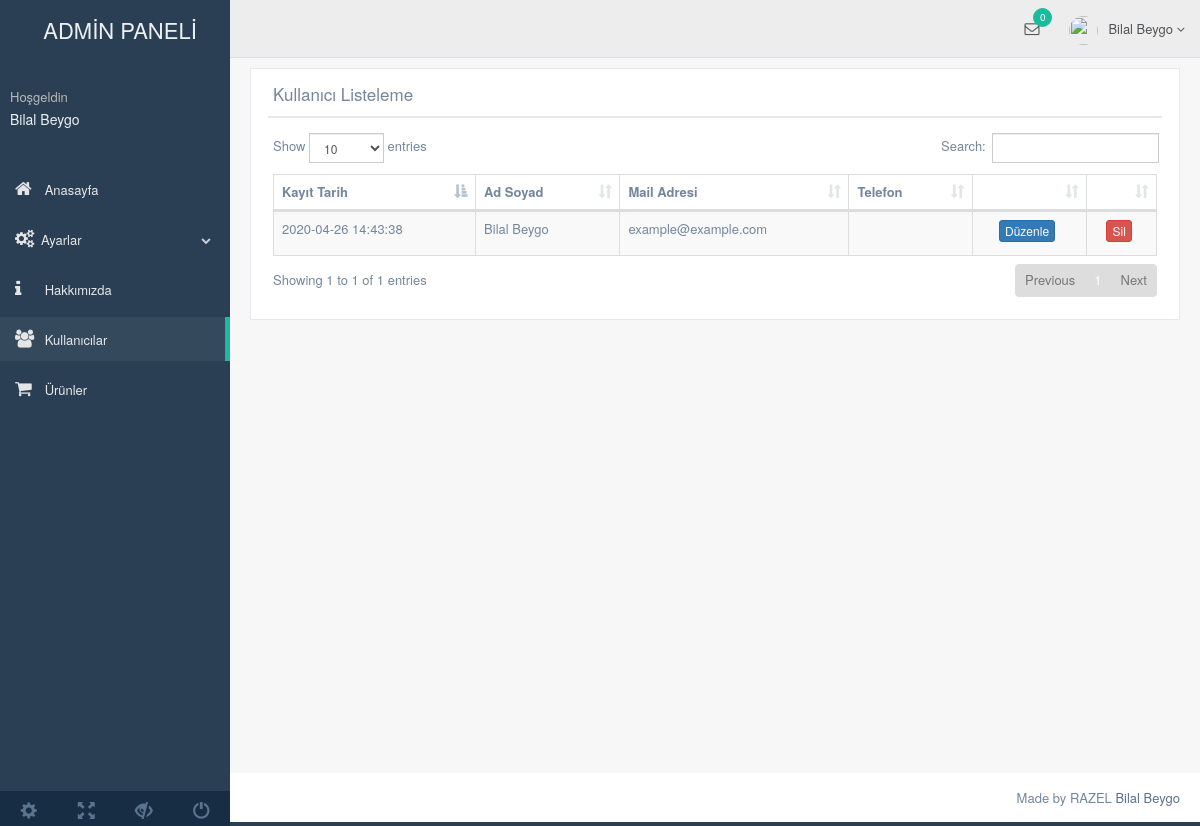
The page /nedmin/production/kullanici.php (signed in) on the database its author committed.
### tables this page shows
CREATE TABLE `kullanici` (
  `kullanici_id` int(11) NOT NULL,
  `kullanici_zaman` datetime NOT NULL DEFAULT current_timestamp(),
  `kullanici_resim` varchar(250) NOT NULL,
  `kullanici_tc` varchar(50) NOT NULL,
  `kullanici_ad` varchar(50) NOT NULL,
  `kullanici_mail` varchar(100) NOT NULL,
  `kullanici_gsm` varchar(50) NOT NULL,
  `kullanici_password` varchar(50) NOT NULL,
  `kullanici_adsoyad` varchar(50) NOT NULL,
  `kullanici_adres` varchar(250) NOT NULL,
  `kullanici_il` varchar(100) NOT NULL,
  `kullanici_ilce` varchar(100) NOT NULL,
  `kullanici_unvan` varchar(100) NOT NULL,
  `kullanici_yetki` varchar(50) NOT NULL,
  `kullanici_durum` int(1) NOT NULL DEFAULT 1
);

### nedmin/production/kullanici.php (the view, shortened to what this page needs)
<?php
include 'header.php';
$kullanicisor=$db->prepare("SELECT * FROM kullanici");
$kullanicisor->execute();
?>
<div class="right_col" role="main">
  <div class="">
    <div class="row">
      <div class="col-md-12 col-sm-12 col-xs-12">
        <div class="x_panel">
          <div class="x_title">
            <h2>Kullanıcı Listeleme </h2>
            <div class="clearfix"></div>
          </div>
          <div class="x_content">
            <table id="datatable-responsive" class="table table-striped table-bordered dt-responsive nowrap" cellspacing="0" width="100%">
              <thead>
                <tr>
                  <th>Kayıt Tarih</th>
                  <th>Ad Soyad</th>
                  <th>Mail Adresi</th>
                  <th>Telefon</th>
                  <th></th>
                  <th></th>
                </tr>
              </thead>
              <tbody>
                <?php
                while($kullanicicek=$kullanicisor->fetch(PDO::FETCH_ASSOC)) {?>
                <tr>
                  <td><?php echo $kullanicicek['kullanici_zaman'] ?></td>
                  <td><?php echo $kullanicicek['kullanici_adsoyad'] ?></td>
                  <td><?php echo $kullanicicek['kullanici_mail'] ?></td>
                  <td><?php echo $kullanicicek['kullanici_gsm'] ?></td>
                  <td><center><a href="kullanici-duzenle.php?kullanici_id=<?php echo $kullanicicek['kullanici_id'];?>"><button class="btn btn-primary btn-xs">Düzenle</button></a></center></td>
                  <td><center><a href="../netting/islem.php?kullanici_id=<?php echo $kullanicicek['kullanici_id']; ?>&kullanicisil=ok"><button class="btn btn-danger btn-xs">Sil</button></a></center></td>
                </tr>
                <?php  }
                ?>
              </tbody>
            </table>
          </div>
        </div>
      </div>
    </div>
  </div>
</div>
<?php include 'footer.php'; ?>

### nedmin/production/header.php (shortened to what this page needs)
<?php
  include '../netting/baglan.php';
  $kullanicisor = $db->prepare("SELECT * FROM kullanici WHERE kullanici_mail=:mail");
  $kullanicisor->execute(array('mail' => $_SESSION['kullanici_mail'] ));
  $kullanicicek = $kullanicisor ->fetch(PDO::FETCH_ASSOC);
?>
<!DOCTYPE html>
<html lang="en">
  <head>
    <link href="../vendors/bootstrap/dist/css/bootstrap.min.css" rel="stylesheet">
    <link href="../vendors/font-awesome/css/font-awesome.min.css" rel="stylesheet">
    <link href="../vendors/nprogress/nprogress.css" rel="stylesheet">
    <link href="../vendors/iCheck/skins/flat/green.css" rel="stylesheet">
    <link href="../vendors/datatables.net-bs/css/dataTables.bootstrap.min.css" rel="stylesheet">
    <link href="../vendors/datatables.net-buttons-bs/css/buttons.bootstrap.min.css" rel="stylesheet">
    <link href="../vendors/datatables.net-fixedheader-bs/css/fixedHeader.bootstrap.min.css" rel="stylesheet">
    <link href="../vendors/datatables.net-responsive-bs/css/responsive.bootstrap.min.css" rel="stylesheet">
    <link href="../vendors/datatables.net-scroller-bs/css/scroller.bootstrap.min.css" rel="stylesheet">
    <link href="../build/css/custom.min.css" rel="stylesheet">
  </head>
  <body class="nav-md">
    <div class="container body">
      <div class="main_container">
        <div class="col-md-3 left_col">
          <div class="left_col scroll-view">
            <div align="center" class="navbar nav_title" style="border: 0;">
              <a href="index.php" class="site_title"></i> <span>ADMİN PANELİ</span></a>
            </div>
            <div class="profile clearfix">
              <div class="profile_info">
                <span>Hoşgeldin</span>
                <h2><?php echo $kullanicicek['kullanici_adsoyad']?></h2>
              </div>
            </div>
            <br />
            <div id="sidebar-menu" class="main_menu_side hidden-print main_menu">
              <div class="menu_section">
                <ul class="nav side-menu">
                  <li><a href="index.php"><i class="fa fa-home"></i> Anasayfa</a>
                  </li>
                  <li><a><i class="fa fa-cogs"></i>Ayarlar <span class="fa fa-chevron-down"></span></a>
                  </li>
                  <li><a href="hakkimizda.php"><i class="fa fa-info"></i> Hakkımızda</a>
                  </li>
                  <li><a href="kullanici.php"><i class="fa fa-users"></i> Kullanıcılar</a>
                  </li>
                  <li><a href="urun.php"><i class="fa fa-shopping-cart"></i> Ürünler</span></a></li>
                </ul>
              </div>
            </div>
            <div class="sidebar-footer hidden-small">
              <a data-toggle="tooltip" data-placement="top" title="Settings">
                <span class="glyphicon glyphicon-cog" aria-hidden="true"></span>
              </a>
              <a data-toggle="tooltip" data-placement="top" title="FullScreen">
                <span class="glyphicon glyphicon-fullscreen" aria-hidden="true"></span>
              </a>
              <a data-toggle="tooltip" data-placement="top" title="Lock">
                <span class="glyphicon glyphicon-eye-close" aria-hidden="true"></span>
              </a>
              <a data-toggle="tooltip" data-placement="top" title="Logout">
                <span class="glyphicon glyphicon-off" aria-hidden="true"></span>
              </a>
            </div>
          </div>
        </div>
        <div class="top_nav">
          <div class="nav_menu">
            <nav>
              <ul class="nav navbar-nav navbar-right">
                <li class="">
                  <a href="javascript:;" class="user-profile dropdown-toggle" data-toggle="dropdown" aria-expanded="false">
                    <img src="images/img.jpg" alt=""><?php echo $kullanicicek['kullanici_adsoyad'];?>
                    <span class=" fa fa-angle-down"></span>
                  </a>
                </li>
                <li role="presentation" class="dropdown">
                  <a href="javascript:;" class="dropdown-toggle info-number" data-toggle="dropdown" aria-expanded="false">
                    <i class="fa fa-envelope-o"></i>
                    <span class="badge bg-green">0</span>
                  </a>
                </li>
              </ul>
            </nav>
          </div>
        </div>

### rows shown on the page
kullanici: kullanici_adsoyad "Bilal Beygo", kullanici_zaman "2020-04-26 14:43:38", kullanici_mail "example@example.com"
